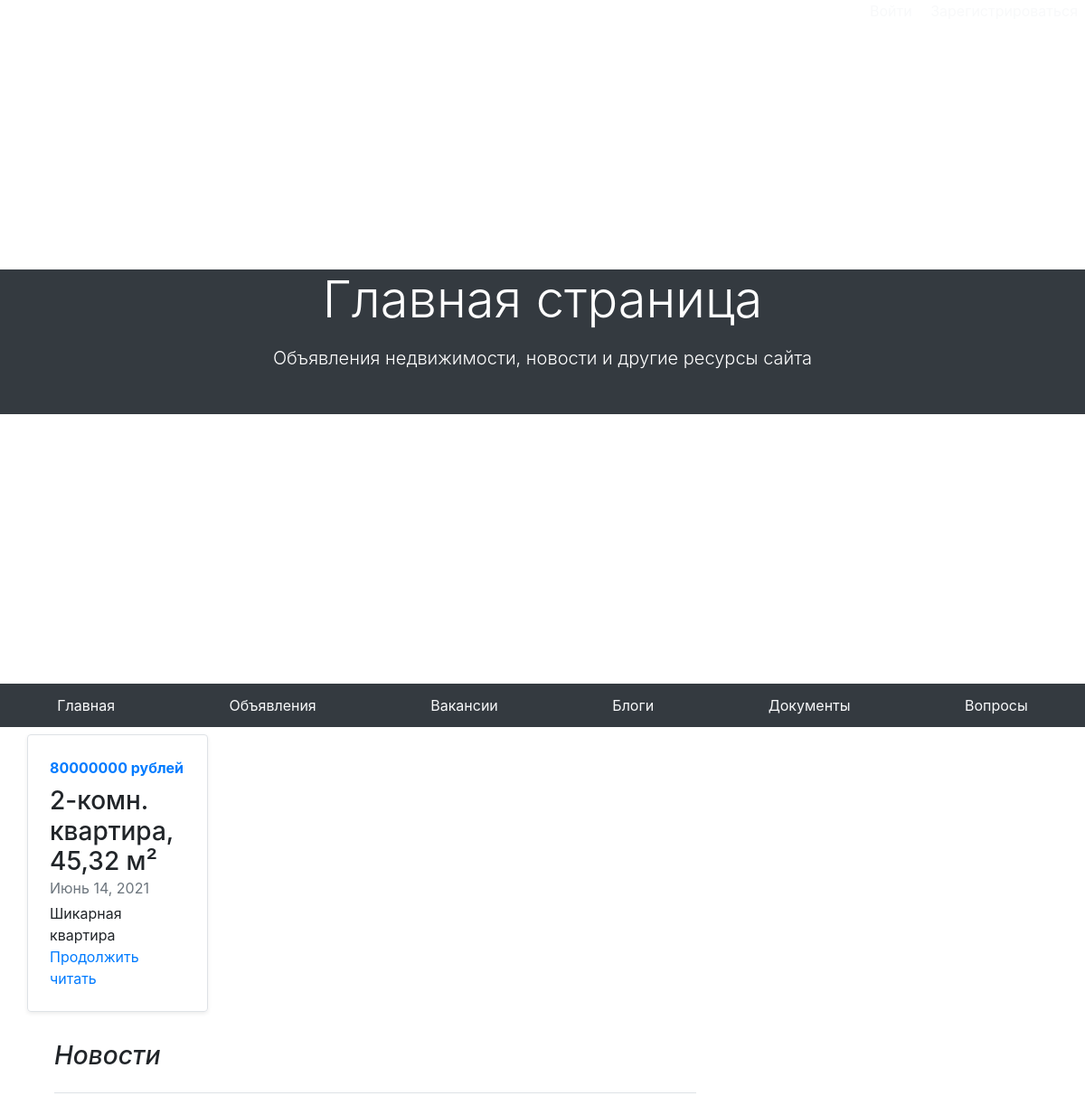
The app's page /, older data.
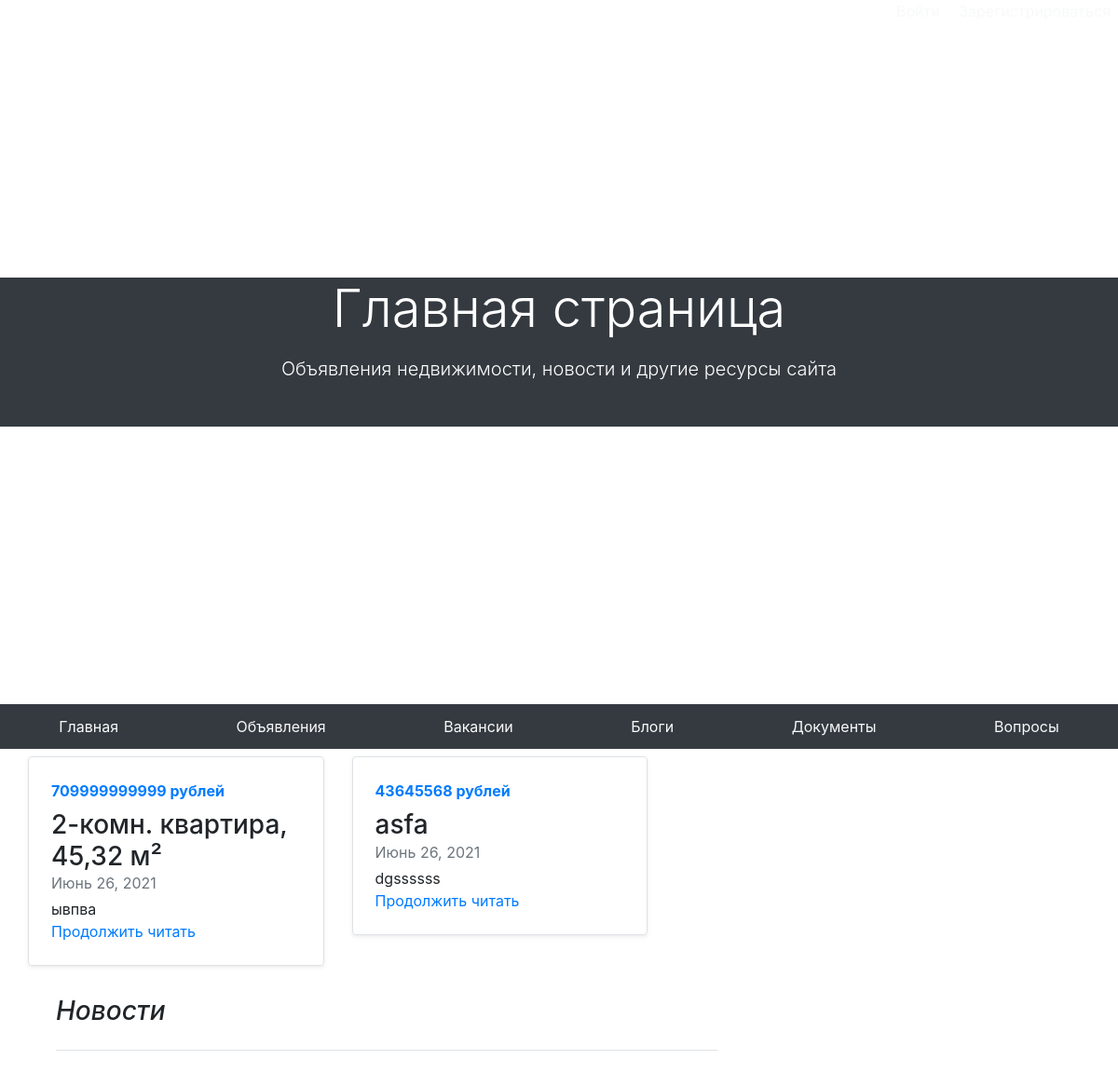
The same page, newer data.
### ad/models.py (models this page shows, shortened)
class Ad(models.Model):
    id_ad = models.AutoField(primary_key=True, blank=True)
    author = models.ForeignKey(User, on_delete=models.SET_NULL, null=True, blank=True)
    title = models.CharField('Название объявления', max_length=50)
    description = models.TextField('Описание объявления')
    price = models.IntegerField('Цена')
    geo = models.TextField('Местоположение')
    date = models.DateField('Дата публикации', auto_now_add=True)
    status = models.BooleanField('Продано', default=False)
    class Meta:
        verbose_name = "Объявление"
        verbose_name_plural = "Объявления"

### main/views.py (the view)
# urls.py: path('', views.index, name='ads_index'),
def index(request):
    ads = Ad.objects.all()[:2]
    news = News.objects.all()
    return render(request, 'main/index.html', {'news': news, 'ads': ads})

### main/templates/main/index.html (shortened to what this page needs)
{% extends 'main/base.html' %}
{% block name %}Главная страница{% endblock %}
{% block description %}Объявления недвижимости, новости и другие ресурсы сайта{% endblock %}
{% block content %}
<div class="row row-ads mb-2" xmlns="http://www.w3.org/1999/html">
    {% for ad in ads %}
    <div class="col-md-6">
      <div class="row no-gutters border rounded overflow-hidden flex-md-row mb-4 shadow-sm h-md-250 position-relative">
        <div class="col p-4 d-flex flex-column position-static">
          <strong class="d-inline-block mb-2 text-primary">{{ad.price}} рублей</strong>
          <h3 class="mb-0">{{ad.title}}</h3>
          <div class="mb-1 text-muted">{{ad.date}}</div>
          <p class="card-text mb-auto">{{ad.description}}</p>
          <a href="{% url 'ad_detail' ad.id_ad %}" class="stretched-link">Продолжить читать</a>
        </div>
      </div>
    </div>
    {% endfor %}
  </div>
</div>
    <div class="col-md-8 blog-main">
      <h3 class="pb-4 mb-4 font-italic border-bottom">
        Новости
      </h3>
    </div>
{% endblock %}

Row changes from the older to the newer data that the page shows:
removed Ad: price "80000000", title "2-комн. квартира, 45,32 м²", date "Июнь 14, 2021", description "Шикарная квартира"
added Ad: price "709999999999", title "2-комн. квартира, 45,32 м²", date "Июнь 26, 2021", description "ывпва"
added Ad: price "43645568", title "asfa", date "Июнь 26, 2021", description "dgssssss"
